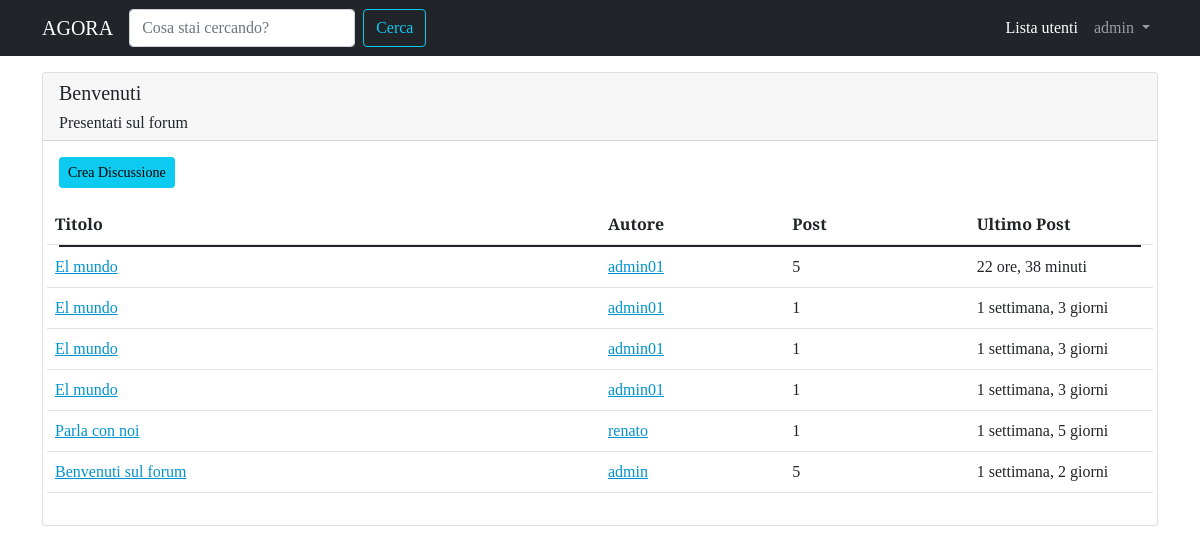
Page /forum/sezione/1/ (signed in) on the committed database.
### forum/models.py (models this page shows, shortened)
class Sezione(models.Model):
    nome_sezione = models.CharField(max_length=80)
    descrizione = models.CharField(max_length=150, blank=True, null=True)
    logo_sezione = models.ImageField(blank=True, null=True)
    class Meta:
        verbose_name = "Sezione"
        verbose_name_plural = "Sezioni"

class Discussione(models.Model):
    titolo = models.CharField(max_length=120)
    data_creazione = models.DateTimeField(auto_now_add=True)
    autore_discussione = models.ForeignKey(User, on_delete=models.CASCADE,related_name="discussioni")
    sezione_appartenenza = models.ForeignKey(Sezione, on_delete=models.CASCADE)
    class Meta:
        verbose_name = "Discussione"
        verbose_name_plural= "Discussioni"
    def get_absolute_url(self):
        return reverse("singola_discussione", kwargs={"pk": self.pk})

class Post(models.Model):
    autore_post = models.ForeignKey(User,on_delete=models.CASCADE, related_name="posts")
    contenuto =models.TextField()
    data_creazione = models.DateTimeField(auto_now_add=True)
    discussione = models.ForeignKey(Discussione, on_delete=models.CASCADE)
    class Meta:
        verbose_name = "Post"
        verbose_name_plural = "Posts"

### forum/views.py (the view)
# urls.py: path('sezione/<int:pk>/', views.visualizza_sezione , name='sezione_view'),
def visualizza_sezione(request, pk):
    sezione = get_object_or_404(Sezione, pk=pk)
    discussione_sezione = Discussione.objects.filter(sezione_appartenenza=sezione).order_by("-data_creazione")
    context ={"sezione": sezione, "discussioni": discussione_sezione}
    return render(request, "forum/singola_sezione.html", context)

### forum/templates/forum/singola_sezione.html (shortened to what this page needs)
{% extends 'base.html' %}
{% block content %}
<div class="card my-3" >
    <div class="card-header">
      <h5 class="card-title">{{ sezione.nome_sezione }}</h5>
      <h6 class="card-text">{{ sezione.descrizione }}</h6>
    </div>
    <div class="card-body">
      <a class="btn btn-sm btn-info" href="{% url 'crea_discussione' pk=sezione.pk %}">Crea Discussione</a>
        <table class="table mt-3">
            <thead>
                <tr class="row">
                    <th class="col-lg-6 col-4">Titolo</th>
                    <th class="col-lg-2 col-3">Autore</th>
                    <th class="col-lg-2 col-2">Post</th>
                    <th class="col-lg-2 col-3">Ultimo Post</th>
                </tr>
            </thead>
            <tbody>
                <tr class="row">
                    {% for discussione in discussioni %}
                        <td class="col-lg-6 col-4">
                            <a href="{{ discussione.get_absolute_url }}">{{ discussione.titolo }}</a>
                        </td>
                        <td class="col-lg-2 col-3">
                            <a href="{% url 'user_profile' username=discussione.autore_discussione.username %}">{{ discussione.autore_discussione }}</a>
                        </td>
                        <td class="col-lg-2 col-2">{{ discussione.post_set.count }}</td>
                        <td class="col-lg-2 col-3">{{ discussione.post_set.last.data_creazione|timesince }}</td>
                    {% endfor %}
                </tr>
            </tbody>
        </table>
    </div>
  </div>
{% endblock content %}

### templates/base.html (shortened to what this page needs)
{% load static %}
<!doctype html>
<html lang="en">
  <head>
    <link href="https://cdn.jsdelivr.net/npm/bootstrap@5.1.3/dist/css/bootstrap.min.css" rel="stylesheet">
    <link rel="stylesheet" href="{% static 'css/agora.css' %}">
  </head>
  <body>
    <nav class="navbar navbar-expand-lg navbar-dark bg-dark">
        <div class="container">
          <a class="navbar-brand" href="/">AGORA</a>
          <form class="d-flex" action="{% url 'funzione_cerca' %}">
            <input name="q"  class="form-control me-2" type="search" placeholder="Cosa stai cercando?" aria-label="Search">
            <button class="btn btn-outline-info" type="submit">Cerca</button>
          </form>
          <div class="collapse navbar-collapse" id="navbarSupportedContent">
            <ul class="navbar-nav ms-auto mb-2 mb-lg-0">
              <li class="nav-item">
                <a class="nav-link active" aria-current="page" href="{% url 'users_list' %}">Lista utenti</a>
              </li>
              {% if request.user.is_authenticated %}
              <li class="nav-item dropdown">
                <a class="nav-link dropdown-toggle" href="#" id="navbarDropdown" role="button" data-bs-toggle="dropdown" aria-expanded="false">
                  {{ request.user.username }}
                </a>
              {% endif %}
          </div>
        </div>
      </nav>
      <section class="container">
        {% block content %}
        {% endblock content %}
      </section>
  </body>
</html>

### static-storage/css/agora.css (style rules this page uses)
body { font-family: 'Slabo 27px',serif; }
a, a:hover { color: rgb(0, 147, 206); }

### rows in the picture
Sezione: nome_sezione "Benvenuti", descrizione "Presentati sul forum"
Discussione: titolo "El mundo", autore_discussione "admin01", post_set.count "5", post_set.last.data_creazione "22 ore, 38 minuti"
Discussione: titolo "El mundo", autore_discussione "admin01", post_set.count "1", post_set.last.data_creazione "1 settimana, 3 giorni"
Discussione: titolo "El mundo", autore_discussione "admin01", post_set.count "1", post_set.last.data_creazione "1 settimana, 3 giorni"
Discussione: titolo "El mundo", autore_discussione "admin01", post_set.count "1", post_set.last.data_creazione "1 settimana, 3 giorni"
Discussione: titolo "Parla con noi", autore_discussione "renato", post_set.count "1", post_set.last.data_creazione "1 settimana, 5 giorni"
Discussione: titolo "Benvenuti sul forum", autore_discussione "admin", post_set.count "5", post_set.last.data_creazione "1 settimana, 2 giorni"

### other values in the picture
{{ request.user.username }} "admin"
